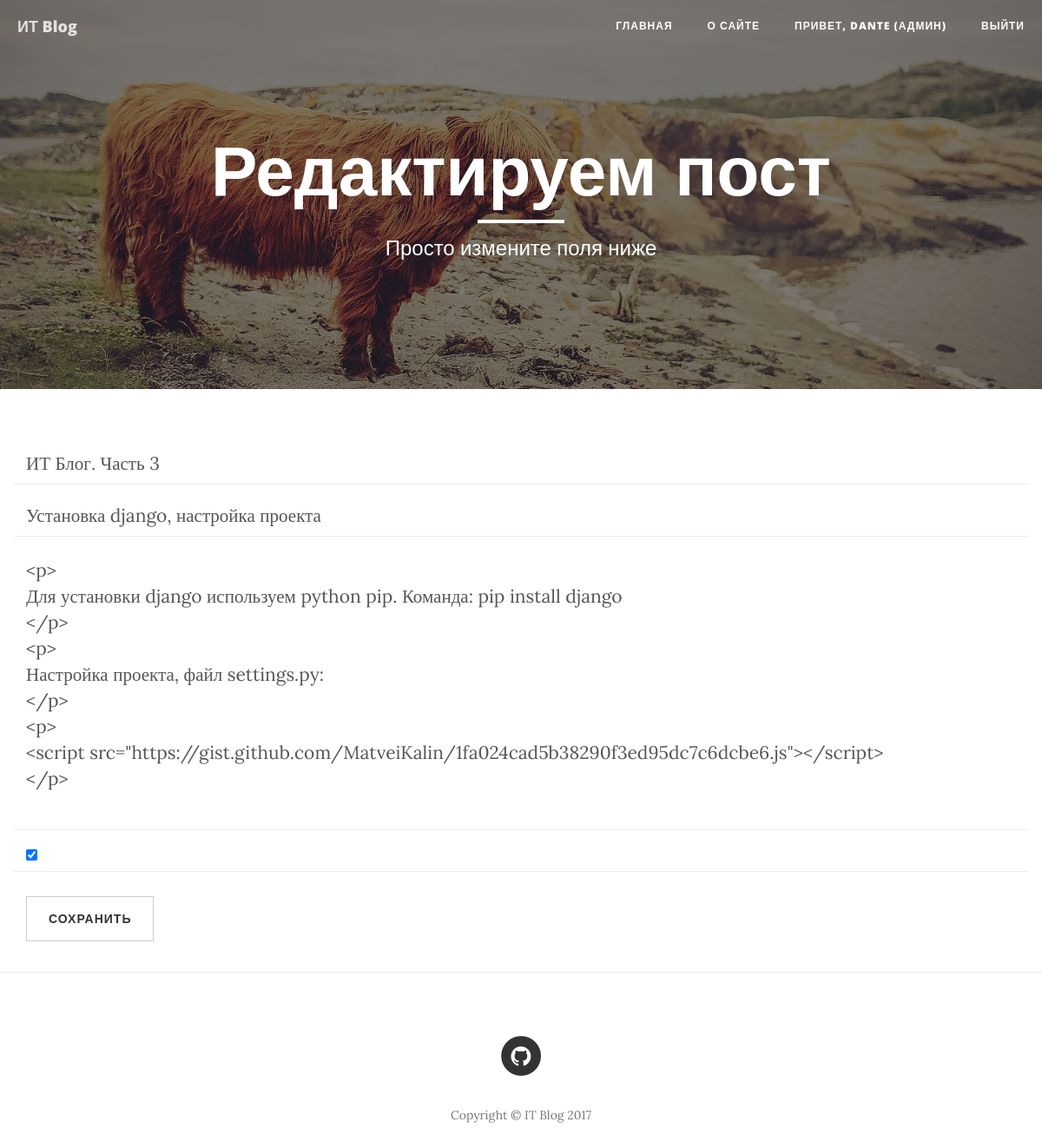
/post/edit/12/ (signed in), run on the app's committed database.
### main_app/models.py (models this page shows, shortened)
class Post(models.Model):
    title = models.CharField(max_length=64, unique=True)
    subtitle = models.CharField(max_length=128, blank=True)
    post_datetime = models.DateTimeField(auto_now=True)
    text = models.TextField()
    is_active = models.BooleanField(default=False)
    user = models.ForeignKey(User)

### main_app/views.py (the view)
# urls.py: url(r'^post/edit/(?P<pk>\d+)/$', login_required(PostUpdateView.as_view()), name='edit_post'),
class PostUpdateView(UpdateView):
    model = Post
    template_name = 'edit.html'
    success_url = '/'
    form_class = PostForm

### main_app/forms.py
class PostForm(forms.ModelForm):
    title = forms.CharField(label='Заголовок',
                            widget=forms.TextInput(attrs={'class': 'form-control', 'placeholder': 'Заголовок'}))
    subtitle = forms.CharField(label='Подзаголовок',
                               widget=forms.TextInput(attrs={'class': 'form-control', 'placeholder': 'Подзаголовок'}))
    text = forms.CharField(label='Текст',
        widget=forms.Textarea(attrs={'class': 'form-control', 'placeholder': 'Текст (поддерживается html)'}))
    class Meta:
        model = Post
        fields = ('title', 'subtitle', 'text', 'is_active')

### main_app/templates/edit.html (shortened to what this page needs)
{% extends "main.html" %}
{% load staticfiles %}
{% block header %}
    <header class="intro-header" style="background-image: url('{% static "img/contact-bg.jpg" %}')">
        <div class="container">
            <div class="row">
                <div class="col-lg-8 col-lg-offset-2 col-md-10 col-md-offset-1">
                    <div class="page-heading">
                        <h1>Редактируем пост</h1>
                        <hr class="small">
                        <span class="subheading">Просто измените поля ниже</span>
                    </div>
                </div>
            </div>
        </div>
    </header>
{% endblock %}
{% block content %}
    <form method="post">
        {% for field in form %}
        {% if field.name != 'is_active' or user.is_superuser %}
            <div class="row control-group">
                <div class="form-group col-xs-12 floating-label-form-group controls">
                    {{field}}
                    </div>
            </div>
        {% endif %}
        {% endfor %}
        <br>
        <div class="row">
            <div class="form-group col-xs-12">
                <button type="submit" class="btn btn-default">Сохранить</button>
            </div>
        </div>
    </form>
{% endblock %}

### templates/main.html (shortened to what this page needs)
{% extends "base.html" %}
{% load staticfiles %}
{% block main %}
    <nav class="navbar navbar-default navbar-custom navbar-fixed-top">
        <div class="container-fluid">
            <div class="navbar-header page-scroll">
                <a class="navbar-brand" href="{% url 'index' %}">ИТ Blog</a>
            </div>
            <div class="collapse navbar-collapse" id="bs-example-navbar-collapse-1">
                <ul class="nav navbar-nav navbar-right">
                    <li>
                        <a href="{% url 'index' %}">главная</a>
                    </li>
                    <li>
                        <a href="{% url 'about' %}">о сайте</a>
                    </li>
                    {% if user.is_authenticated %}
                        {% if user.is_superuser %}
                            <li><a href="{% url 'by_author' author_id=user.id %}">привет,  {{user.username}} (АДМИН)</a></li>
                        {% else %}
                            <li><a href="{% url 'by_author' author_id=user.id %}">привет,  {{user.username}}</a></li>
                        {% endif %}
                        <li><a href="{% url 'logout' %}">Выйти</a></li>
                    {% else %}
                        <li><a href="{% url 'registration' %}"><span class="glyphicon glyphicon-user"></span>регистрация</a></li>
                        <li><a href="{% url 'login' %}"><span class="glyphicon glyphicon-log-in"></span>Войти</a></li>
                    {% endif %}
                </ul>
            </div>
        </div>
    </nav>
    {% block header %}
    {% endblock %}
    <div class="container">
        {% block content %}
        {% endblock %}
    </div>
    <hr>
    <footer>
        <div class="container">
            <div class="row">
                <div class="col-lg-8 col-lg-offset-2 col-md-10 col-md-offset-1">
                    <ul class="list-inline text-center">
                        <li>
                            <a href="#">
                                <span class="fa-stack fa-lg">
                                    <i class="fa fa-circle fa-stack-2x"></i>
                                    <i class="fa fa-github fa-stack-1x fa-inverse"></i>
                                </span>
                            </a>
                        </li>
                    </ul>
                    <p class="copyright text-muted">Copyright &copy; IT Blog 2017</p>
                </div>
            </div>
        </div>
    </footer>
{% endblock %}

### data on the page
Post: form "ИТ Блог. Часть 3" "Установка django, настройка проекта" "<p> Для установки django используем python pip. Команда: pip install django </p> <p> Настройка проекта, файл settings.py: </p> <p> <script src=\"https://gist.github.com/MatveiKalin/1fa024cad5b38290f3ed95dc7c6dcbe6.js\"></script> </p>" "☑"

### other printed values
{{ user.username }} "DANTE"
